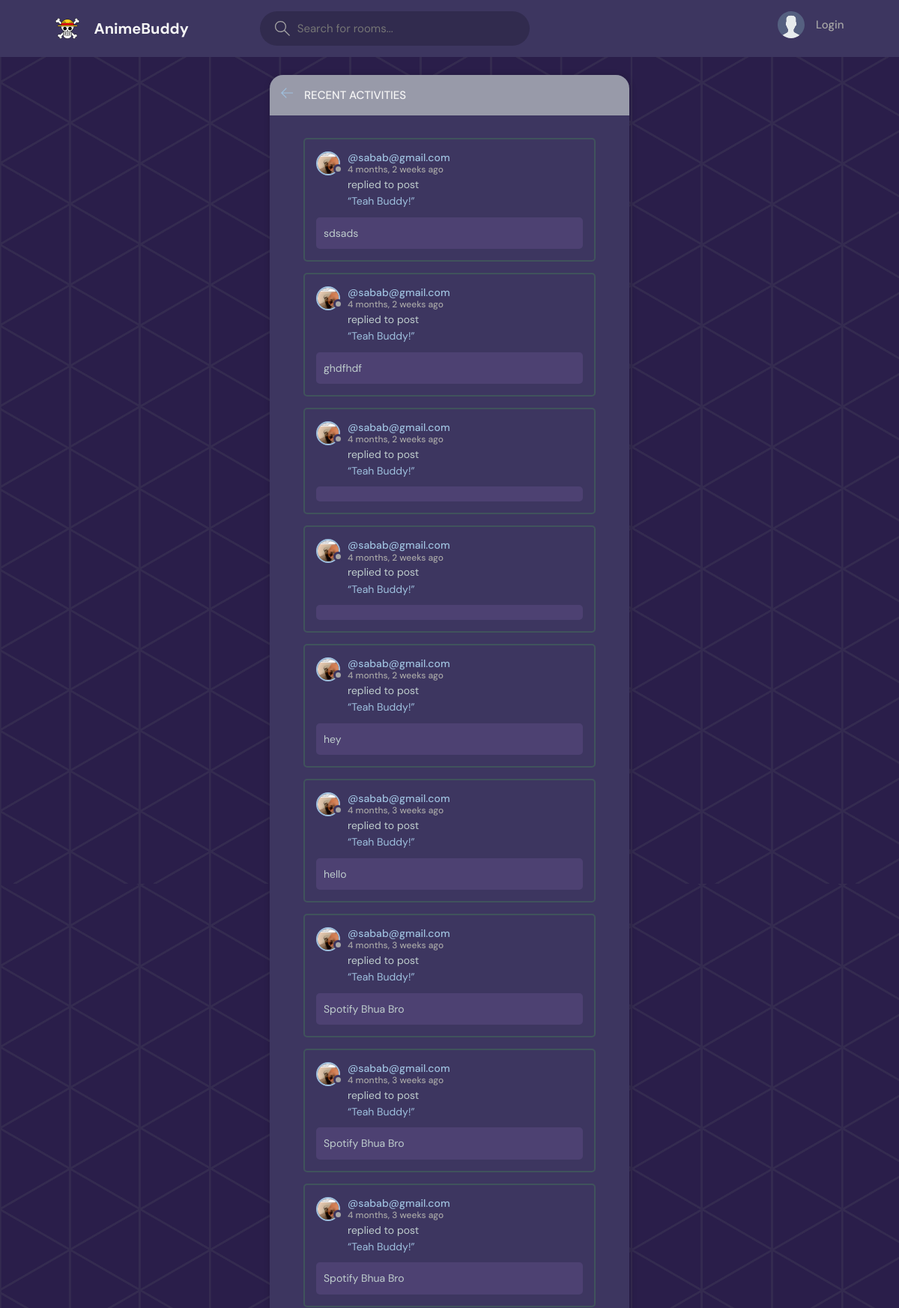
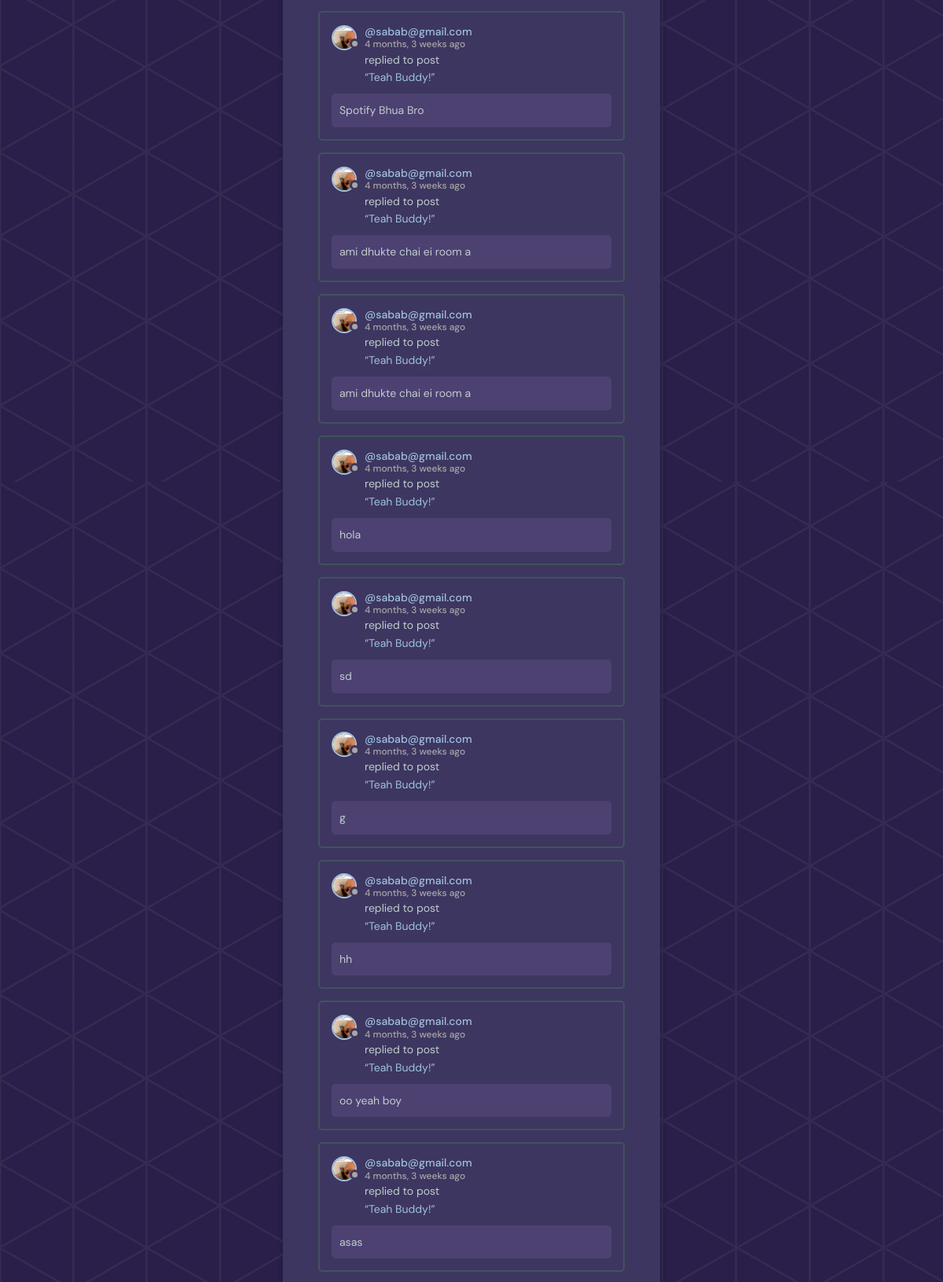
The page /activity/ (upper part) on the database its author committed (2 pictures, top to bottom).
### base/models.py (models this page shows)
class Message(models.Model):
    user = models.ForeignKey(User, on_delete=models.CASCADE)
    room = models.ForeignKey(Room, on_delete=models.CASCADE)
    body = models.TextField()
    updated= models.DateTimeField(auto_now=True)
    created =models.DateTimeField(auto_now_add=True)
    class Meta:
        ordering = ['-updated', '-created']
    def __str__(self) -> str:
        return self.body[0:30]

class User(AbstractUser):
    name = models.CharField(max_length=200, null=True)
    email = models.EmailField(unique=True, null=True)
    bio = models.TextField(null=True)
    avatar = models.ImageField(null=True, default="avatar.svg")
    USERNAME_FIELD = 'email'
    REQUIRED_FIELDS = []

class Room(models.Model):
    host = models.ForeignKey(User, on_delete=models.SET_NULL, null=True)
    topic = models.ForeignKey(Topic, on_delete=models.SET_NULL, null=True)
    name = models.CharField(max_length=200)
    description = models.TextField(null=True, blank=True)
    participants = models.ManyToManyField(User, related_name='participants', blank=True)
    updated= models.DateTimeField(auto_now=True)
    created =models.DateTimeField(auto_now_add=True)
    class Meta:
        ordering = ['-updated', '-created']
    def __str__(self) -> str:
        return self.name

### base/views.py (the view)
# urls.py: path('activity/', views.activity_page, name="activity"),
def activity_page(request):
    room_messages = Message.objects.all()
    return render(request, 'base/activity.html', {'room_messages': room_messages})

### base/templates/base/activity.html (shortened to what this page needs)
{% extends "main.html" %}
{% block content %}
<main class="layout activity-page">
  <div class="container">
    <div class="layout__box">
      <div class="layout__boxHeader">
        <div class="layout__boxTitle">
          <a href="{{request.META.HTTP_REFERER}}">
            <svg version="1.1" xmlns="http://www.w3.org/2000/svg" width="32" height="32" viewBox="0 0 32 32">
              <title>arrow-left</title>
              <path
                d="M13.723 2.286l-13.723 13.714 13.719 13.714 1.616-1.611-10.96-10.96h27.625v-2.286h-27.625l10.965-10.965-1.616-1.607z"
              ></path>
            </svg>
          </a>
          <h3>Recent Activities</h3>
        </div>
      </div>
      <div class="activities-page layout__body">
        {% for message in room_messages %}
        <div class="activities__box">
            <div class="activities__boxHeader roomListRoom__header">
                <a href="{% url 'user_profile' message.user.id %}" class="roomListRoom__author">
                    <div class="avatar avatar--small">
                        <img src="{{message.user.avatar.url}}" />
                    </div>
                    <p>
                        @{{message.user}}
                        <span>{{message.created|timesince}} ago</span>
                    </p>
                </a>
            </div>
            <div class="activities__boxContent">
                <p>replied to post <br><a href="{% url 'room' message.room.id %}">“{{message.room}}”</a></p>
                <div class="activities__boxRoomContent">
                    {{message}}
                </div>
            </div>
        </div>
        {% endfor %}
      </div>
    </div>
  </div>
</main>
{% endblock %}

### static/styles/style.css (style rules this page uses)
:root { --color-main: #9fc1df; --color-main-light: #e1f6fb; --color-dark: #3d3660; --color-dark-medium: #40535c; --color-dark-light: #989aa9; --color-light: #f5f5f5; --color-gray: #a7a6a6; --color-light-gray: #bfcdcd; --color-bg: #2a1e4a; --color-success: #5dd693; --color-error: #fc4b0b; }
* { font-family: "DM Sans", -apple-system, BlinkMacSystemFont, "Segoe UI", Roboto, Oxygen, Ubuntu, Cantarell, "Open Sans", "Helvetica Neue", sans-serif; margin: 0; padding: 0; box-sizing: border-box; text-rendering: optimizeLegibility; font-size: inherit; }
html { font-size: 56.25%; }
@media only screen and (min-width: 1200px) { html { font-size: 62.5%; } }
body { line-height: 1.6; font-weight: 400; font-size: 1.5rem; color: var(--color-light-gray); background-color: var(--color-bg); min-height: 100vh; }
img { width: 100%; }
a { display: inline-block; color: var(--color-main); text-decoration: none; }
.container { max-width: 120rem; width: 90%; margin: auto; }
.avatar { position: relative; display: inline-block; border-radius: 50%; border: 2px solid #9fc1df; }
.avatar img { display: block; border-radius: 50%; object-fit: cover; object-position: center; }
.avatar::after { content: ""; display: block; position: absolute; background-color: var(--color-gray); z-index: 111; border-radius: 50%; border: 0.3rem solid var(--color-dark); }
.avatar.avatar--small img { width: 2.8rem; height: 2.8rem; }
.avatar.avatar--small:after { width: 0.7rem; height: 0.7rem; bottom: 0px; right: -6px; }
.layout { padding-top: 2.4rem; padding-bottom: 2.4rem; }
.layout > .container { display: flex; justify-content: space-between; align-items: flex-start; flex-wrap: wrap; }
.layout__box { width: 90%; max-width: 48rem; min-height: 40rem; background-color: var(--color-dark); border-radius: 1.8rem; box-shadow: 1px 1px 6px 3px rgba(0, 0, 0, 0.1); overflow: hidden; margin: auto; }
.layout__boxHeader { display: flex; padding: 1.5rem; background-color: var(--color-dark-light); }
.layout__boxTitle { display: flex; gap: 1.5rem; align-items: center; }
.layout__boxTitle h3 { text-transform: uppercase; font-weight: 500; color: var(--color-light); }
.layout__boxTitle svg { width: 1.6rem; height: 1.6rem; fill: var(--color-main); }
.layout__body { margin: 3rem; }
.roomListRoom__header { display: flex; justify-content: space-between; align-items: center; }
.roomListRoom__author { font-weight: 500; display: flex; align-items: center; gap: 1rem; }
.activities__box { margin: 1.5rem; padding: 1.5rem; border: 2px solid var(--color-dark-medium); border-radius: 5px; }
.activities__boxHeader p { font-size: 1.4rem; line-height: 1.3; }
.activities__boxHeader p span { color: var(--color-gray); font-size: 1.2rem; display: block; }
.activities__boxContent { margin-left: 4.2rem; }
.activities__boxContent { font-size: 1.4rem; }
.activities__boxRoomContent { background: #4d4172; padding: 1rem; border-radius: 5px; margin-top: 1rem; margin-left: -4.2rem; }

### static/styles/main.css (style rules this page uses)
body { background-image: url(../images/grids.png); background-attachment: fixed; background-repeat: repeat-y; }

### rows shown on the page
Message: user.avatar (picture), user "sabab@gmail.com", created "4 months, 2 weeks", room "Teah Buddy!", body "sdsads"
Message: user.avatar (picture), user "sabab@gmail.com", created "4 months, 2 weeks", room "Teah Buddy!", body "ghdfhdf"
Message: user.avatar (picture), user "sabab@gmail.com", created "4 months, 2 weeks", room "Teah Buddy!"
Message: user.avatar (picture), user "sabab@gmail.com", created "4 months, 2 weeks", room "Teah Buddy!"
Message: user.avatar (picture), user "sabab@gmail.com", created "4 months, 2 weeks", room "Teah Buddy!", body "hey"
Message: user.avatar (picture), user "sabab@gmail.com", created "4 months, 3 weeks", room "Teah Buddy!", body "hello"
Message: user.avatar (picture), user "sabab@gmail.com", created "4 months, 3 weeks", room "Teah Buddy!", body "Spotify Bhua Bro"
Message: user.avatar (picture), user "sabab@gmail.com", created "4 months, 3 weeks", room "Teah Buddy!", body "Spotify Bhua Bro"
Message: user.avatar (picture), user "sabab@gmail.com", created "4 months, 3 weeks", room "Teah Buddy!", body "Spotify Bhua Bro"
Message: user.avatar (picture), user "sabab@gmail.com", created "4 months, 3 weeks", room "Teah Buddy!", body "Spotify Bhua Bro"
Message: user.avatar (picture), user "sabab@gmail.com", created "4 months, 3 weeks", room "Teah Buddy!", body "ami dhukte chai ei room a"
Message: user.avatar (picture), user "sabab@gmail.com", created "4 months, 3 weeks", room "Teah Buddy!", body "ami dhukte chai ei room a"
Message: user.avatar (picture), user "sabab@gmail.com", created "4 months, 3 weeks", room "Teah Buddy!", body "hola"
Message: user.avatar (picture), user "sabab@gmail.com", created "4 months, 3 weeks", room "Teah Buddy!", body "sd"
Message: user.avatar (picture), user "sabab@gmail.com", created "4 months, 3 weeks", room "Teah Buddy!", body "g"
Message: user.avatar (picture), user "sabab@gmail.com", created "4 months, 3 weeks", room "Teah Buddy!", body "hh"
Message: user.avatar (picture), user "sabab@gmail.com", created "4 months, 3 weeks", room "Teah Buddy!", body "oo yeah boy"
Message: user.avatar (picture), user "sabab@gmail.com", created "4 months, 3 weeks", room "Teah Buddy!", body "asas"
